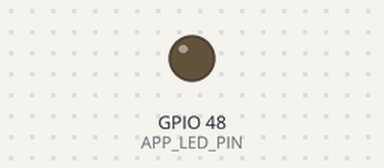
A sketch run on a simulated ESP32-S3. On the bench: output pins drawn as LEDs (lit = HIGH). WiFi joins after 1.5 s; servers stay silent unless stated; what the sketch prints to the serial monitor is not drawn.

Above: at 3.4 s.
At 7.7 s:
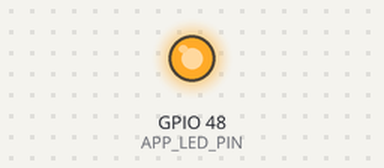
Timing chart, 0 to 14.7 s (numbered marks = the images above):
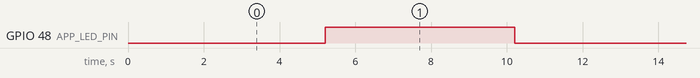

The sketch:

main.ino
```cpp
#include "app_config.h"
#include "led_blinker.h"
#include "ota_manager.h"
#include "wifi_manager.h"

namespace {
void app_print_startup_info(void) {
  Serial.printf("[APP] Project: %s\n", APP_PROJECT_NAME);
  Serial.printf("[APP] Blink interval: %lu ms\n", APP_BLINK_INTERVAL_MS);
  Serial.printf("[APP] LED pin: %d\n", APP_LED_PIN);
  Serial.printf("[APP] LED simple mode: %s\n", APP_LED_IS_SIMPLE_DIGITAL ? "true" : "false");
  Serial.printf("[APP] LED rgb mode: %s\n", APP_LED_IS_RGB ? "true" : "false");
}
}  // namespace

void setup() {
  Serial.begin(APP_SERIAL_BAUD_RATE);
  delay(200);

  Serial.println("[APP] Boot started.");
  app_print_startup_info();

  led_blinker_init();
  led_blinker_set_interval_ms(APP_BLINK_INTERVAL_MS);

  wifi_manager_begin();
  ota_manager_begin();
}

void loop() {
  led_blinker_update();
  wifi_manager_update();

  if (wifi_manager_is_connected() && !ota_manager_is_ready()) {
    ota_manager_begin();
  }

  ota_manager_update();
}
```

led_blinker.cpp
```cpp
#include "led_blinker.h"

#include "app_config.h"

namespace {
static bool led_is_ready = false;
static bool led_is_on = false;
static unsigned long blink_interval_ms = APP_BLINK_INTERVAL_MS;
static unsigned long last_toggle_ms = 0;

bool led_blinker_can_use_simple_led(void) {
  if (!APP_LED_IS_SIMPLE_DIGITAL) {
    Serial.println("[LED] Simple digital LED mode is disabled in config.");
    return false;
  }

  if (APP_LED_IS_RGB) {
    Serial.println("[LED] RGB LED boards need board-specific handling.");
    Serial.println("[LED] Update app_config.h after confirming the real board.");
    return false;
  }

  return true;
}

uint8_t led_blinker_off_level(void) {
  return APP_LED_ON_LEVEL == HIGH ? LOW : HIGH;
}
}  // namespace

void led_blinker_init(void) {
  if (!led_blinker_can_use_simple_led()) {
    led_is_ready = false;
    return;
  }

  pinMode(APP_LED_PIN, OUTPUT);
  digitalWrite(APP_LED_PIN, led_blinker_off_level());

  led_is_ready = true;
  led_is_on = false;
  last_toggle_ms = millis();

  Serial.printf("[LED] LED pin is ready. pin=%d on_level=%u interval=%lu\n",
                APP_LED_PIN,
                APP_LED_ON_LEVEL,
                blink_interval_ms);
}

void led_blinker_update(void) {
  if (!led_is_ready) {
    return;
  }

  unsigned long current_ms = millis();
  if (current_ms - last_toggle_ms < blink_interval_ms) {
    return;
  }

  last_toggle_ms = current_ms;

  if (led_is_on) {
    led_blinker_turn_off();
  } else {
    led_blinker_turn_on();
  }
}

void led_blinker_set_interval_ms(unsigned long interval_ms) {
  blink_interval_ms = interval_ms;
  Serial.printf("[LED] Blink interval updated. interval=%lu\n", blink_interval_ms);
}

void led_blinker_turn_on(void) {
  if (!led_is_ready) {
    return;
  }

  digitalWrite(APP_LED_PIN, APP_LED_ON_LEVEL);
  led_is_on = true;
}

void led_blinker_turn_off(void) {
  if (!led_is_ready) {
    return;
  }

  digitalWrite(APP_LED_PIN, led_blinker_off_level());
  led_is_on = false;
}
```

led_blinker.h
```cpp
#ifndef LED_BLINKER_H
#define LED_BLINKER_H

#include <Arduino.h>

// 이 함수는 LED 핀을 준비하는 함수다.
void led_blinker_init(void);

// 이 함수는 주기적으로 호출되어 LED를 깜빡이게 한다.
void led_blinker_update(void);

// 이 함수는 LED 깜빡임 주기를 바꾸는 함수다.
void led_blinker_set_interval_ms(unsigned long interval_ms);

// 이 함수는 LED를 켜는 함수다.
void led_blinker_turn_on(void);

// 이 함수는 LED를 끄는 함수다.
void led_blinker_turn_off(void);

#endif
```

ota_manager.cpp
```cpp
#include "ota_manager.h"

#include <ArduinoOTA.h>
#include <ESPmDNS.h>
#include <WiFi.h>

#include "app_config.h"

namespace {
static bool ota_is_ready = false;
static bool ota_has_logged_waiting_for_wifi = false;

void ota_manager_handle_start(void) {
  Serial.println("[OTA] Update started.");
}

void ota_manager_handle_end(void) {
  Serial.println("[OTA] Update finished.");
}

void ota_manager_handle_progress(unsigned int progress, unsigned int total) {
  unsigned int percent = 0;
  if (total > 0) {
    percent = (progress * 100U) / total;
  }

  Serial.printf("[OTA] Progress: %u%%\n", percent);
}

void ota_manager_handle_error(ota_error_t error) {
  Serial.printf("[OTA] Error code: %u\n", static_cast<unsigned int>(error));

  switch (error) {
    case OTA_AUTH_ERROR:
      Serial.println("[OTA] Auth failed.");
      break;
    case OTA_BEGIN_ERROR:
      Serial.println("[OTA] Begin failed.");
      break;
    case OTA_CONNECT_ERROR:
      Serial.println("[OTA] Connect failed.");
      break;
    case OTA_RECEIVE_ERROR:
      Serial.println("[OTA] Receive failed.");
      break;
    case OTA_END_ERROR:
      Serial.println("[OTA] End failed.");
      break;
    default:
      Serial.println("[OTA] Unknown OTA error.");
      break;
  }
}
}  // namespace

void ota_manager_begin(void) {
  if (ota_is_ready) {
    return;
  }

  if (WiFi.status() != WL_CONNECTED) {
    if (!ota_has_logged_waiting_for_wifi) {
      Serial.println("[OTA] Wi-Fi is not ready. OTA init will wait.");
      ota_has_logged_waiting_for_wifi = true;
    }
    return;
  }

  ota_has_logged_waiting_for_wifi = false;

  ArduinoOTA.setHostname(APP_OTA_HOSTNAME);
  if (APP_USE_OTA_PASSWORD) {
    ArduinoOTA.setPassword(APP_OTA_PASSWORD);
  }

  ArduinoOTA.onStart(ota_manager_handle_start);
  ArduinoOTA.onEnd(ota_manager_handle_end);
  ArduinoOTA.onProgress(ota_manager_handle_progress);
  ArduinoOTA.onError(ota_manager_handle_error);
  ArduinoOTA.begin();

  ota_is_ready = true;
  Serial.printf("[OTA] OTA is ready. hostname=%s\n", APP_OTA_HOSTNAME);
}

void ota_manager_update(void) {
  if (!ota_is_ready) {
    return;
  }

  ArduinoOTA.handle();
}

bool ota_manager_is_ready(void) {
  return ota_is_ready;
}
```

ota_manager.h
```cpp
#ifndef OTA_MANAGER_H
#define OTA_MANAGER_H

#include <Arduino.h>

// 이 함수는 OTA 서비스를 준비하는 함수다.
void ota_manager_begin(void);

// 이 함수는 OTA 요청이 들어왔는지 확인하는 함수다.
void ota_manager_update(void);

// 이 함수는 OTA가 준비되었는지 알려주는 함수다.
bool ota_manager_is_ready(void);

#endif
```

wifi_manager.cpp
```cpp
#include "wifi_manager.h"

#include <WiFi.h>

#include "app_config.h"

namespace {
static bool wifi_has_started = false;
static bool wifi_was_connected = false;
static unsigned long last_connect_attempt_ms = 0;

void wifi_manager_start_connect(void) {
  Serial.printf("[WIFI] Trying to connect to SSID: %s\n", APP_WIFI_SSID);
  WiFi.begin(APP_WIFI_SSID, APP_WIFI_PASSWORD);
  last_connect_attempt_ms = millis();
}

bool wifi_manager_connect_with_timeout(void) {
  wifi_manager_start_connect();

  unsigned long start_ms = millis();
  while (millis() - start_ms < APP_WIFI_CONNECT_TIMEOUT_MS) {
    if (WiFi.status() == WL_CONNECTED) {
      return true;
    }

    delay(100);
  }

  return WiFi.status() == WL_CONNECTED;
}
}  // namespace

void wifi_manager_begin(void) {
  WiFi.mode(WIFI_STA);
  wifi_has_started = true;

  if (wifi_manager_connect_with_timeout()) {
    wifi_was_connected = true;
    wifi_manager_print_status();
    return;
  }

  wifi_was_connected = false;
  Serial.println("[WIFI] Initial connection timed out. The app will keep retrying.");
}

void wifi_manager_update(void) {
  if (!wifi_has_started) {
    return;
  }

  bool is_connected = WiFi.status() == WL_CONNECTED;
  if (is_connected) {
    if (!wifi_was_connected) {
      wifi_was_connected = true;
      Serial.println("[WIFI] Connection restored.");
      wifi_manager_print_status();
    }
    return;
  }

  if (wifi_was_connected) {
    wifi_was_connected = false;
    Serial.println("[WIFI] Connection lost.");
  }

  unsigned long current_ms = millis();
  if (current_ms - last_connect_attempt_ms < APP_WIFI_RETRY_INTERVAL_MS) {
    return;
  }

  Serial.println("[WIFI] Retrying Wi-Fi connection.");
  wifi_manager_start_connect();
}

bool wifi_manager_is_connected(void) {
  return WiFi.status() == WL_CONNECTED;
}

void wifi_manager_print_status(void) {
  if (!wifi_manager_is_connected()) {
    Serial.println("[WIFI] Not connected.");
    return;
  }

  IPAddress local_ip = WiFi.localIP();
  Serial.printf("[WIFI] Connected. IP=%u.%u.%u.%u RSSI=%d\n",
                local_ip[0],
                local_ip[1],
                local_ip[2],
                local_ip[3],
                WiFi.RSSI());
}
```

wifi_manager.h
```cpp
#ifndef WIFI_MANAGER_H
#define WIFI_MANAGER_H

#include <Arduino.h>

// 이 함수는 Wi-Fi 연결을 시작하는 함수다.
void wifi_manager_begin(void);

// 이 함수는 Wi-Fi 상태를 갱신하고 필요하면 재시도하는 함수다.
void wifi_manager_update(void);

// 이 함수는 Wi-Fi가 연결되었는지 알려주는 함수다.
bool wifi_manager_is_connected(void);

// 이 함수는 현재 Wi-Fi 상태를 출력하는 함수다.
void wifi_manager_print_status(void);

#endif
```

app_config.h
```cpp
#ifndef APP_CONFIG_H
#define APP_CONFIG_H

#include <Arduino.h>

// 이 상수는 프로젝트 이름을 저장한다.
static const char* APP_PROJECT_NAME = "ESP32-S3 FOTA LED Study Starter";

// 이 상수는 시리얼 통신 속도를 저장한다.
static const unsigned long APP_SERIAL_BAUD_RATE = 115200;

// 이 상수는 Wi-Fi SSID를 저장한다.
static const char* APP_WIFI_SSID = "embedded";

// 이 상수는 Wi-Fi 비밀번호를 저장한다.
static const char* APP_WIFI_PASSWORD = "00000011";

// 이 상수는 OTA에서 보일 장치 이름을 저장한다.
static const char* APP_OTA_HOSTNAME = "esp32s3-fota-led";

// 이 상수는 OTA 비밀번호를 저장한다.
static const char* APP_OTA_PASSWORD = "1234";

// 이 상수는 OTA 비밀번호 사용 여부를 저장한다.
static const bool APP_USE_OTA_PASSWORD = true;

// 이 상수는 단순 디지털 LED 사용 여부를 저장한다.
static const bool APP_LED_IS_SIMPLE_DIGITAL = true;

// 이 상수는 RGB LED 보드 여부를 저장한다.
static const bool APP_LED_IS_RGB = false;

// 이 상수는 RGB LED 데이터 핀 후보를 저장한다.
static const int APP_LED_RGB_DATA_PIN = -1;

// 이 상수는 LED가 켜질 때 출력해야 하는 레벨을 저장한다.
static const uint8_t APP_LED_ON_LEVEL = HIGH;

#ifdef LED_BUILTIN
// 이 상수는 LED 핀 번호를 저장한다.
static const int APP_LED_PIN = LED_BUILTIN;
#else
// 이 상수는 LED 핀 번호를 저장한다.
static const int APP_LED_PIN = 2;
#endif

// 이 상수는 LED 깜빡임 주기를 밀리초 단위로 저장한다.
static const unsigned long APP_BLINK_INTERVAL_MS = 5000;

// 이 상수는 Wi-Fi 최초 연결 대기 시간을 밀리초 단위로 저장한다.
static const unsigned long APP_WIFI_CONNECT_TIMEOUT_MS = 15000;

// 이 상수는 Wi-Fi 재시도 간격을 밀리초 단위로 저장한다.
static const unsigned long APP_WIFI_RETRY_INTERVAL_MS = 10000;

#endif
```

Measured:
- by itself, GPIO 48 (APP_LED_PIN): alternates HIGH for 5.0 s and LOW for 5.0 s
